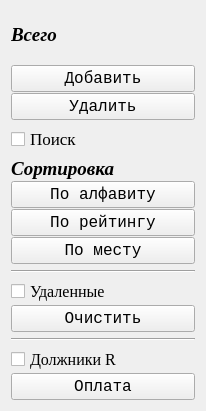
       <widget class="QWidget" name="page_2">
        <property name="geometry">
         <rect>
          <x>0</x>
          <y>0</y>
          <width>206</width>
          <height>411</height>
         </rect>
        </property>
        <attribute name="label">
         <string>Список участников</string>
        </attribute>
        <layout class="QVBoxLayout" name="verticalLayout_10">
         <item>
          <widget class="QLabel" name="label_46">
           <property name="font">
            <font>
             <family>Times New Roman</family>
             <pointsize>14</pointsize>
             <weight>75</weight>
             <italic>true</italic>
             <bold>true</bold>
            </font>
           </property>
           <property name="text">
            <string>Всего</string>
           </property>
          </widget>
         </item>
         <item>
          <layout class="QVBoxLayout" name="verticalLayout_6">
           <property name="spacing">
            <number>1</number>
           </property>
           <item>
            <widget class="QPushButton" name="Button_add_edit_player">
             <property name="font">
              <font>
               <family>Courier New</family>
               <pointsize>12</pointsize>
               <italic>false</italic>
              </font>
             </property>
             <property name="text">
              <string>Добавить</string>
             </property>
            </widget>
           </item>
           <item>
            <widget class="QPushButton" name="Button_del_player">
             <property name="font">
              <font>
               <family>Courier New</family>
               <pointsize>12</pointsize>
               <italic>false</italic>
              </font>
             </property>
             <property name="text">
              <string>Удалить</string>
             </property>
            </widget>
           </item>
          </layout>
         </item>
         <item>
          <widget class="QCheckBox" name="checkBox_12">
           <property name="font">
            <font>
             <family>Times</family>
             <pointsize>13</pointsize>
             <weight>50</weight>
             <bold>false</bold>
            </font>
           </property>
           <property name="text">
            <string>Поиск</string>
           </property>
           <property name="checkable">
            <bool>true</bool>
           </property>
          </widget>
         </item>
         <item>
          <layout class="QVBoxLayout" name="verticalLayout_9">
           <property name="spacing">
            <number>1</number>
           </property>
           <item>
            <widget class="QLabel" name="label_66">
             <property name="font">
              <font>
               <family>Times New Roman</family>
               <pointsize>14</pointsize>
               <weight>75</weight>
               <italic>true</italic>
               <bold>true</bold>
              </font>
             </property>
             <property name="text">
              <string>Сортировка</string>
             </property>
            </widget>
           </item>
           <item>
            <widget class="QPushButton" name="Button_sort_Name">
             <property name="font">
              <font>
               <family>Courier New</family>
               <pointsize>12</pointsize>
               <weight>50</weight>
               <bold>false</bold>
              </font>
             </property>
             <property name="text">
              <string>По алфавиту</string>
             </property>
            </widget>
           </item>
           <item>
            <widget class="QPushButton" name="Button_sort_R">
             <property name="font">
              <font>
               <family>Courier New</family>
               <pointsize>12</pointsize>
              </font>
             </property>
             <property name="text">
              <string>По рейтингу</string>
             </property>
            </widget>
           </item>
           <item>
            <widget class="QPushButton" name="Button_sort_mesto">
             <property name="font">
              <font>
               <family>Courier New</family>
               <pointsize>12</pointsize>
              </font>
             </property>
             <property name="text">
              <string>По месту</string>
             </property>
            </widget>
           </item>
          </layout>
         </item>
         <item>
          <widget class="Line" name="line_2">
           <property name="orientation">
            <enum>Qt::Horizontal</enum>
           </property>
          </widget>
         </item>
         <item>
          <layout class="QVBoxLayout" name="verticalLayout_7">
           <property name="spacing">
            <number>1</number>
           </property>
           <item>
            <widget class="QCheckBox" name="checkBox_6">
             <property name="font">
              <font>
               <family>Times</family>
               <pointsize>12</pointsize>
               <weight>50</weight>
               <bold>false</bold>
              </font>
             </property>
             <property name="text">
              <string>Удаленные</string>
             </property>
             <property name="checkable">
              <bool>true</bool>
             </property>
            </widget>
           </item>
           <item>
            <widget class="QPushButton" name="Button_clear_del">
             <property name="font">
              <font>
               <family>Courier New</family>
               <pointsize>12</pointsize>
               <kerning>true</kerning>
              </font>
             </property>
             <property name="text">
              <string>Очистить</string>
             </property>
            </widget>
           </item>
          </layout>
         </item>
         <item>
          <widget class="Line" name="line_3">
           <property name="orientation">
            <enum>Qt::Horizontal</enum>
           </property>
          </widget>
         </item>
         <item>
          <layout class="QVBoxLayout" name="verticalLayout_8">
           <property name="spacing">
            <number>1</number>
           </property>
           <item>
            <widget class="QCheckBox" name="checkBox_11">
             <property name="font">
              <font>
               <family>Times</family>
               <pointsize>12</pointsize>
               <weight>50</weight>
               <bold>false</bold>
              </font>
             </property>
             <property name="text">
              <string>Должники R</string>
             </property>
             <property name="checkable">
              <bool>true</bool>
             </property>
            </widget>
           </item>
           <item>
            <widget class="QPushButton" name="Button_pay_R">
             <property name="font">
              <font>
               <family>Courier New</family>
               <pointsize>12</pointsize>
               <kerning>true</kerning>
              </font>
             </property>
             <property name="text">
              <string>Оплата</string>
             </property>
            </widget>
           </item>
          </layout>
         </item>
        </layout>
       </widget>
